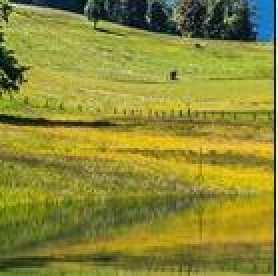
#> input picture yangmi.jpg, 139 x 138 px (shown 2 times larger); the run also reads 1 picture not shown here
$ python index.py
#> lines starting #> are read from the running program, lines starting #| are printed output that depends on the picture
import cv2

img_rgb = cv2.imread("yangmi.jpg")
#> img_rgb is the input picture: shape (138, 139, 3); mean B, G, R 52.8, 138.1, 140.1
img_gray = cv2.cvtColor(img_rgb, cv2.COLOR_BGR2GRAY)
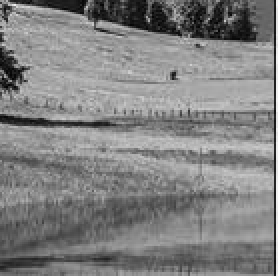
#> img_gray: shape (138, 139) (shown 2 times larger); min 2, max 241, mean 129

img_gray_inv = 255 - img_gray
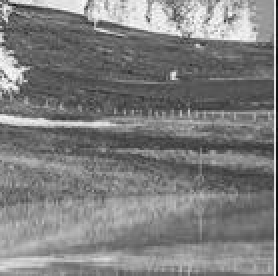
#> img_gray_inv: shape (138, 139) (shown 2 times larger); min 14, max 253, mean 126

img_blur = cv2.GaussianBlur(img_gray_inv, ksize=(21, 21), sigmaX=0, sigmaY=0)
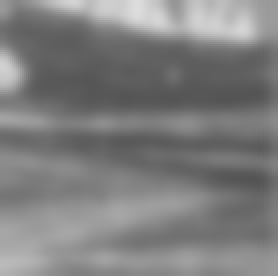
#> img_blur: shape (138, 139) (shown 2 times larger); min 84, max 221, mean 126.4

def dodgeV2(image, mask):
  return cv2.divide(image, 255-mask, scale=256)
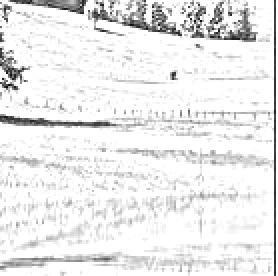
#> returned value: shape (138, 139) (shown 2 times larger); min 10, max 255, mean 235.1

img_blend = dodgeV2(img_gray, img_blur)
cv2.imshow("pencil sketch", img_blend)

img_canvas = cv2.imread("img_canvas.jpg")
#> (the run stopped early here; a loop or call above may not have finished)
